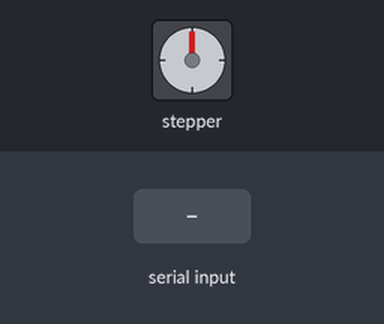
A sketch run on a simulated Arduino Uno, built with avr-gcc and run on an emulated ATmega328P. On the bench: stepper motor. Inputs (shaded band) come from the test bench. Stepper angles assume 360 steps per turn.

Above: at 1.2 s.
1.3 s: byte 255 (255) received over Serial
At 2.7 s:
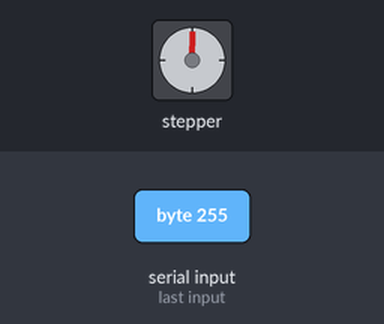
At 4.2 s:
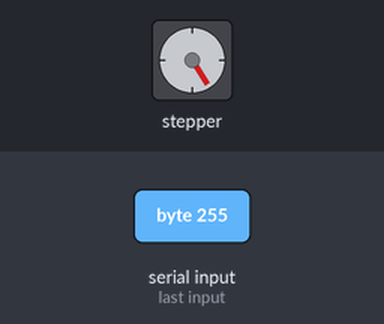
4.3 s: byte 254 (254) received over Serial
Timing chart, 0 to 16.3 s (numbered marks = the images above; inputs shaded):
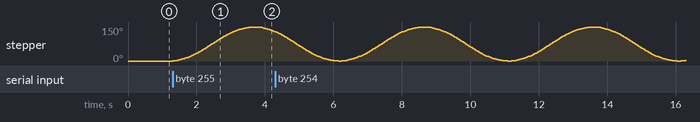

The sketch:

StepperMotorV3.ino
```cpp
#include <AccelStepper.h>

#define DEG_PER_STEP 1.8
#define STEP_PER_REVOLUTION (360 / DEG_PER_STEP)

AccelStepper stepper(AccelStepper::FULL4WIRE, 7, 6, 5, 4);

long moveToPosition = STEP_PER_REVOLUTION;
int value;
int speed;
int distance;

void setup() {
  Serial.begin(9600);

  stepper.setCurrentPosition(0);

  speed = 100;
  distance = 150;
}

void loop() {
  // Read Wave Type
  if(Serial.available()>0){
    value=Serial.read();

    // Reset All Parameters
    if(value == 0){
      speed = 100;
      distance = 150;
    }

    // Speed Increments
    if(value == 1){
      speed += 50;
    }
    if(value == 2){
      speed -= 50;
    }

    // Distance Increments
    if(value == 3){
      distance += 10;
    }
    if(value == 4){
      distance -= 10;
    }


    // Run Wave Type
    /*MonoPulse Mode*/
    // value of 255: pulse mode
    if(value == 255){
      stepper.setMaxSpeed(speed);
      stepper.setAcceleration(speed);

      stepper.moveTo(distance);
      while (stepper.currentPosition() != distance) // Full speed up to 300
        stepper.run();
      stepper.stop(); // Stop as fast as possible: sets new target
      stepper.runToPosition();
      // Now stopped after quickstop

      // Now go backwards
      stepper.moveTo(0);
      while (stepper.currentPosition() != 0) // Full speed basck to 0
        stepper.run();
      stepper.stop(); // Stop as fast as possible: sets new target
      stepper.runToPosition();
      // Now stopped after quickstop
    }

    /*ConstantPulse Mode*/
    // value of 254: Constant Pulse
    if(value == 254){
      stepper.setMaxSpeed(speed);
      stepper.setAcceleration(speed);

      for (int i = 0; i < 5; i++) {
        stepper.moveTo(distance);
        while (stepper.currentPosition() != distance) // Full speed up to 300
          stepper.run();
        stepper.stop(); // Stop as fast as possible: sets new target
        stepper.runToPosition();
        // Now stopped after quickstop

        // Now go backwards
        stepper.moveTo(0);
        while (stepper.currentPosition() != 0) // Full speed basck to 0
          stepper.run();
        stepper.stop(); // Stop as fast as possible: sets new target
        stepper.runToPosition();
        // Now stopped after quickstop
      }
    }

    // Run Wave Type
    /*FastSlow Pulse Mode*/
    // value of 253: FastSlow pulse mode
    if(value == 253){
      stepper.setMaxSpeed(speed);
      stepper.setAcceleration(speed);

      stepper.moveTo(distance);
      while (stepper.currentPosition() != distance) // Full speed up to 300
        stepper.run();
      stepper.stop(); // Stop as fast as possible: sets new target
      stepper.runToPosition();
      // Now stopped after quickstop

      // Now go backwards
      stepper.setMaxSpeed(1000);
      stepper.setAcceleration(1000);
      stepper.moveTo(0);
      while (stepper.currentPosition() != 0) // Full speed basck to 0
        stepper.run();
      stepper.stop(); // Stop as fast as possible: sets new target
      stepper.runToPosition();
      // Now stopped after quickstop
    }
  }
}
```

Measured:
- after the input at 1.3 s, stepper: turns 150° clockwise in 2.4 s, then 20° counter-clockwise in 0.50 s
